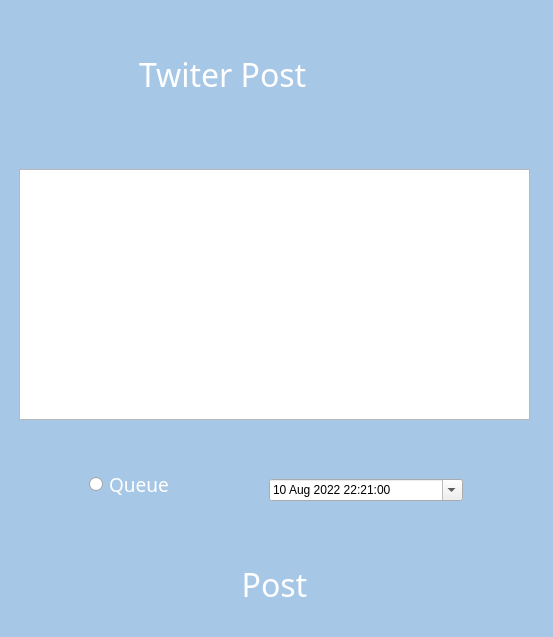
<?xml version="1.0" encoding="UTF-8"?>
<ui version="4.0">
 <class>Form</class>
 <widget class="QWidget" name="Form">
  <property name="geometry">
   <rect>
    <x>0</x>
    <y>0</y>
    <width>553</width>
    <height>637</height>
   </rect>
  </property>
  <property name="windowTitle">
   <string>Twitter Poster</string>
  </property>
  <widget class="QWidget" name="BackgroundTwitter" native="true">
   <property name="geometry">
    <rect>
     <x>-1</x>
     <y>-1</y>
     <width>581</width>
     <height>691</height>
    </rect>
   </property>
   <property name="styleSheet">
    <string notr="true">QWidget#BackgroundTwitter{
background-color: rgb(167, 199, 231);
}</string>
   </property>
   <widget class="QPlainTextEdit" name="PosterTwitter">
    <property name="geometry">
     <rect>
      <x>20</x>
      <y>170</y>
      <width>511</width>
      <height>251</height>
     </rect>
    </property>
   </widget>
   <widget class="QDateTimeEdit" name="DateTimeEditTwiter">
    <property name="geometry">
     <rect>
      <x>270</x>
      <y>480</y>
      <width>194</width>
      <height>22</height>
     </rect>
    </property>
    <property name="correctionMode">
     <enum>QAbstractSpinBox::CorrectToPreviousValue</enum>
    </property>
    <property name="keyboardTracking">
     <bool>false</bool>
    </property>
    <property name="minimumDateTime">
     <datetime>
      <hour>22</hour>
      <minute>21</minute>
      <second>0</second>
      <year>2022</year>
      <month>8</month>
      <day>10</day>
     </datetime>
    </property>
    <property name="currentSection">
     <enum>QDateTimeEdit::YearSection</enum>
    </property>
    <property name="calendarPopup">
     <bool>true</bool>
    </property>
   </widget>
   <widget class="QRadioButton" name="QueueTwitterRadioButton">
    <property name="geometry">
     <rect>
      <x>90</x>
      <y>470</y>
      <width>101</width>
      <height>31</height>
     </rect>
    </property>
    <property name="font">
     <font>
      <family>Cascadia Code SemiLight</family>
      <pointsize>14</pointsize>
      <weight>50</weight>
      <bold>false</bold>
     </font>
    </property>
    <property name="styleSheet">
     <string notr="true">color:white;</string>
    </property>
    <property name="text">
     <string>Queue</string>
    </property>
   </widget>
   <widget class="QLabel" name="TwitterCharacterCounter">
    <property name="geometry">
     <rect>
      <x>450</x>
      <y>420</y>
      <width>91</width>
      <height>31</height>
     </rect>
    </property>
    <property name="font">
     <font>
      <family>Cascadia Code SemiLight</family>
      <pointsize>12</pointsize>
     </font>
    </property>
    <property name="styleSheet">
     <string notr="true">color:white;
</string>
    </property>
    <property name="text">
     <string/>
    </property>
   </widget>
   <widget class="QPushButton" name="TwitterPosterButton">
    <property name="geometry">
     <rect>
      <x>210</x>
      <y>560</y>
      <width>131</width>
      <height>51</height>
     </rect>
    </property>
    <property name="font">
     <font>
      <family>Cascadia Code SemiLight</family>
      <pointsize>24</pointsize>
     </font>
    </property>
    <property name="styleSheet">
     <string notr="true">QPushButton{
background-color: rgb(167, 199, 231);
border:none;
color:white;
}

QPushButton:Hover{
border-style: solid;
border-color:white;
border-width: 3px;
}

</string>
    </property>
    <property name="text">
     <string>Post</string>
    </property>
   </widget>
   <widget class="QLabel" name="TwitterPageTitle">
    <property name="geometry">
     <rect>
      <x>140</x>
      <y>50</y>
      <width>261</width>
      <height>51</height>
     </rect>
    </property>
    <property name="font">
     <font>
      <family>Cascadia Mono SemiLight</family>
      <pointsize>24</pointsize>
     </font>
    </property>
    <property name="styleSheet">
     <string notr="true">color:white;</string>
    </property>
    <property name="text">
     <string>Twiter Post</string>
    </property>
   </widget>
  </widget>
 </widget>
 <resources/>
 <connections/>
</ui>
